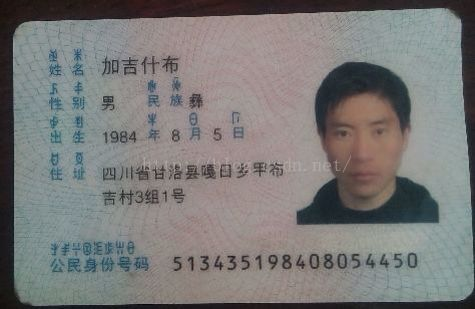
#> input picture example/utils/images/sfz_back1.png, 475 x 309 px, found by its file name
$ python correct.py
#> lines starting #> are read from the running program, lines starting #| are printed output that depends on the picture; after the words box and inside, x2 and y2 are one past the last pixel; in counts of white or black regions, pixels touching at a corner belong together
# Copyright 2019 ChangyuLiu Authors. All Rights Reserved.
# Licensed under the Apache License, Version 2.0 (the "License");
#   you may not use this file except in compliance with the License.
#   You may obtain a copy of the License at
#
#       http://www.apache.org/licenses/LICENSE-2.0
#
# Unless required by applicable law or agreed to in writing, software
# distributed under the License is distributed on an "AS IS" BASIS,
# WITHOUT WARRANTIES OR CONDITIONS OF ANY KIND, either express or implied.
# See the License for the specific language governing permissions and
# limitations under the License.
# ==============================================================================


import time

import cv2


def morphological_transformation(input_dir):
    """ Performs advanced morphological transformations.

    Args:
        input_dir: Input Picture Data Stream.

    Returns:
        Picture Data Stream after Rotation Correction Processing.

    """
#> called with input_dir = './sfz_back1.png'
    raw_image = cv2.imread(input_dir)
#> raw_image is the input picture: shape (309, 475, 3); mean B, G, R 120.8, 121.7, 122.7
    gray_image = cv2.cvtColor(raw_image, cv2.COLOR_BGR2GRAY)
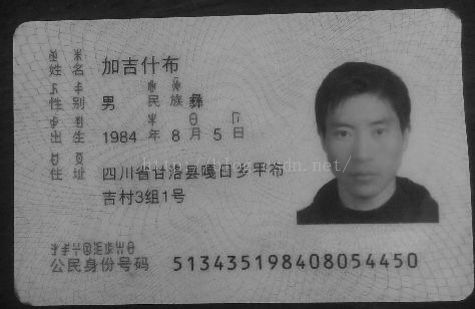
#> gray_image: shape (309, 475); min 6, max 178, mean 121.9

    # Gauss Fuzzy De-noising (Setting the Size of Convolution Kernel Affects
    # the Effect).
    blur_image = cv2.GaussianBlur(gray_image, (9, 9), 0)
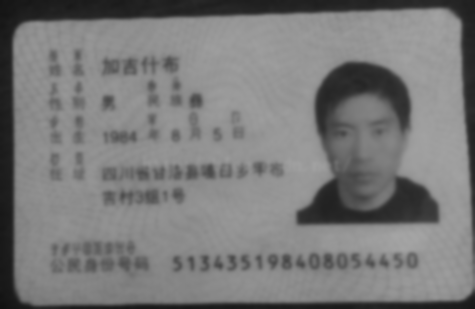
#> blur_image: shape (309, 475); min 17, max 165, mean 121.9
    # Setting threshold 165 (Threshold affects open-close operation effect).
    _, threshold = cv2.threshold(blur_image, 165, 255, cv2.THRESH_BINARY)
#> threshold: shape (309, 475); every value is 0
    # Define rectangular structural elements.
    kernel = cv2.getStructuringElement(cv2.MORPH_RECT, (5, 5))

    # Closed operation (link block)
    closed = cv2.morphologyEx(threshold, cv2.MORPH_CLOSE, kernel)
    # # Open Operations (De-noising Points)
    image = cv2.morphologyEx(closed, cv2.MORPH_OPEN, kernel)

    return raw_image, image


def correct_image(raw_image, image):
    """ Image Correction Processing Function.

    Args:
        raw_image: Image streams that need to be tailored.
        image: Picture streams after cropping.

    Returns:
        Correct picture flow.

    """
    # Finds contours in a binary image.
    contours, hierarchy = cv2.findContours(
        image, cv2.RETR_LIST, cv2.CHAIN_APPROX_SIMPLE)
#> contours = []

    # Rotating bounding box for calculating maximum contour
#> (the run stopped early here; a loop or call above may not have finished)

$ run again, with example/utils/images/sfz_back2.png copied over example/utils/images/sfz_back1.png
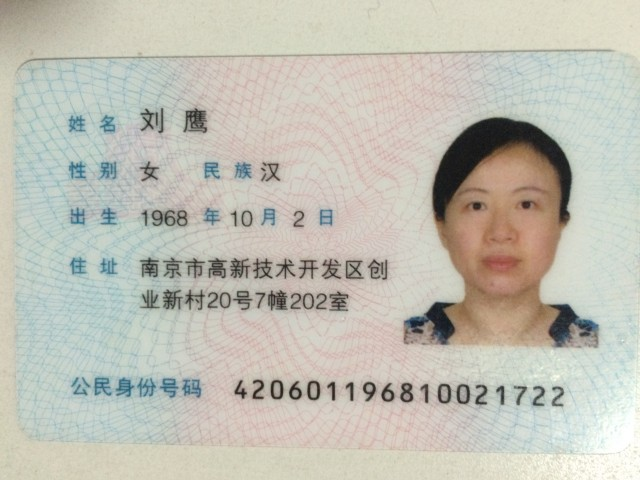
#> input picture example/utils/images/sfz_back2.png, 640 x 480 px, found by its file name
#> in morphological_transformation, raw_image is the input picture: shape (480, 640, 3); mean B, G, R 180.7, 191.3, 192.8
#> in morphological_transformation, `_, threshold = cv2.threshold(blur_image, 165, 255, cv2.THRESH_BINARY)`:
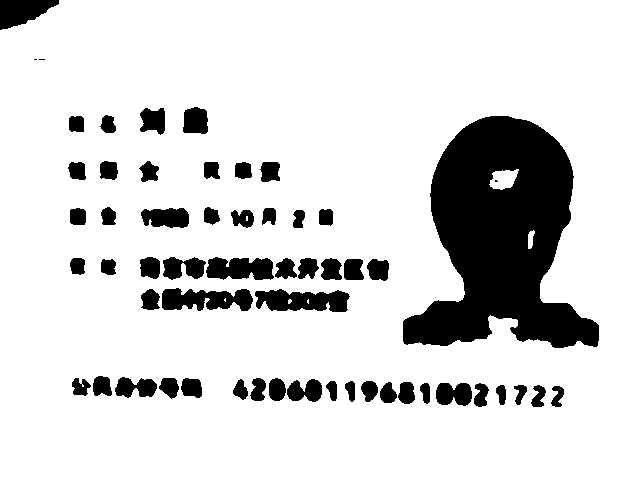
#> threshold: shape (480, 640); 84.6% white; 57 black regions (3 under 20 px), largest, box (x1, y1, x2, y2) and area: (403, 116, 599, 348) 26813, (255, 289, 350, 312) 1595, (162, 288, 253, 311) 1511
#> closed: shape (480, 640); 84.9% white; 58 black regions, largest, box (x1, y1, x2, y2) and area: (403, 116, 599, 348) 26768, (256, 290, 349, 312) 1560, (162, 289, 252, 311) 1472
#> contours = 45 contours, 1 with area under 20; largest, box (x1, y1, x2, y2) and area: (0, 0, 640, 480) 304950, (402, 115, 600, 349) 27737, (141, 288, 350, 313) 3822, (185, 257, 274, 281) 1716, (233, 377, 323, 402) 1546
#> max_contour = contour of 334 points, box (x1, y1, x2, y2) (402, 115, 600, 349), area 27737
#> min_area_rect = ((502.2, 231), (232.2, 197.3), -88.99)
#> in correct_image, `image = cv2.getRotationMatrix2D((cols / 2, rows / 2), min_area_rect[2]..`: image = [[0.0175, -1, 554.3], [1, 0.0175, -84.16]]
#> in correct_image, `correct_image = cv2.warpAffine(raw_image, image, (cols, rows))`:
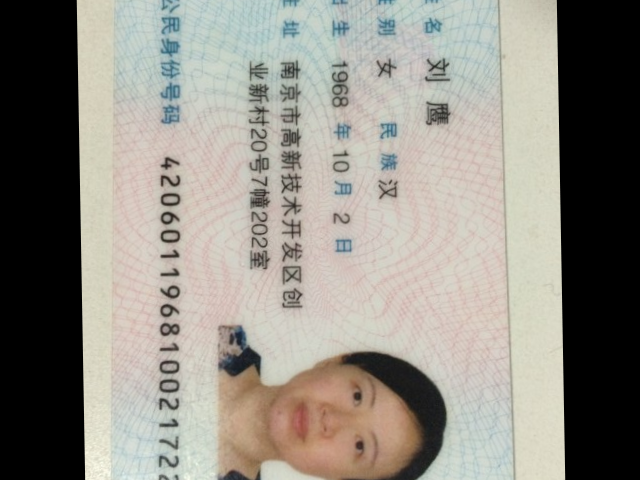
#> correct_image: shape (480, 640, 3); mean B, G, R 131.4, 139.7, 143.3

$ run again, with example/utils/images/sfz1.png copied over example/utils/images/sfz_back1.png
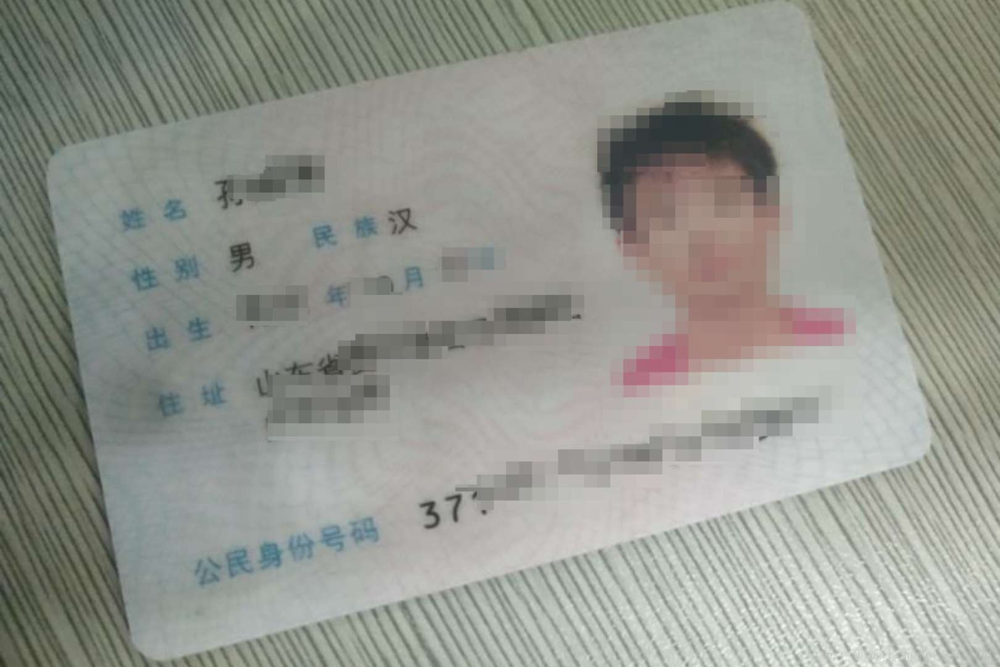
#> input picture example/utils/images/sfz1.png, 1000 x 667 px, shrunk from 1619 x 1080 before the run, found by its file name
#> in morphological_transformation, raw_image is the input picture: shape (667, 1000, 3); mean B, G, R 141.6, 149.4, 147.1
#> in morphological_transformation, `_, threshold = cv2.threshold(blur_image, 165, 255, cv2.THRESH_BINARY)`:
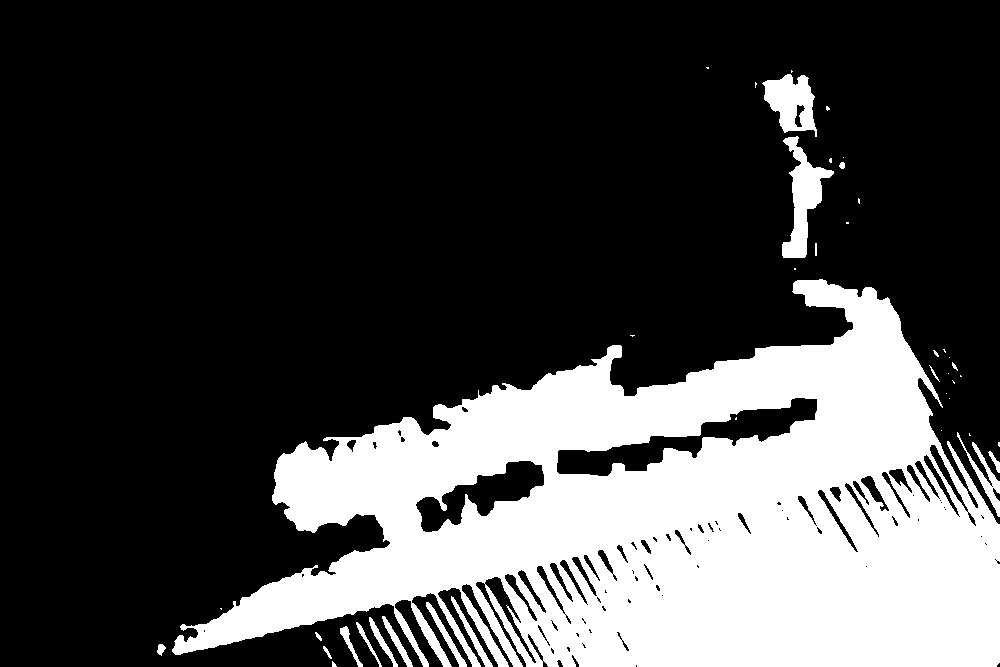
#> threshold: shape (667, 1000); 27.2% white; 42 white regions (24 under 20 px), largest, box (x1, y1, x2, y2) and area: (172, 279, 1000, 667) 174031, (782, 136, 834, 258) 2504, (762, 74, 817, 137) 2064
#> closed: shape (667, 1000); 28.2% white; 35 white regions (21 under 20 px), largest, box (x1, y1, x2, y2) and area: (172, 279, 1000, 667) 181773, (782, 136, 834, 258) 2526, (762, 70, 817, 137) 2144
#> contours = 33 contours, 6 with area under 20; largest, box (x1, y1, x2, y2) and area: (173, 280, 1000, 667) 188796, (556, 397, 818, 477) 6040, (416, 460, 545, 533) 3974, (782, 137, 832, 258) 2342, (764, 74, 815, 131) 2073
#> max_contour = contour of 150 points, box (x1, y1, x2, y2) (556, 397, 818, 477), area 6040
#> min_area_rect = ((687.9, 441.2), (270.4, 40.21), -12.43)
#> in correct_image, `image = cv2.getRotationMatrix2D((cols / 2, rows / 2), min_area_rect[2]..`: image = [[0.977, -0.215, 83.47], [0.215, 0.977, -99.78]]
#> in correct_image, `correct_image = cv2.warpAffine(raw_image, image, (cols, rows))`:
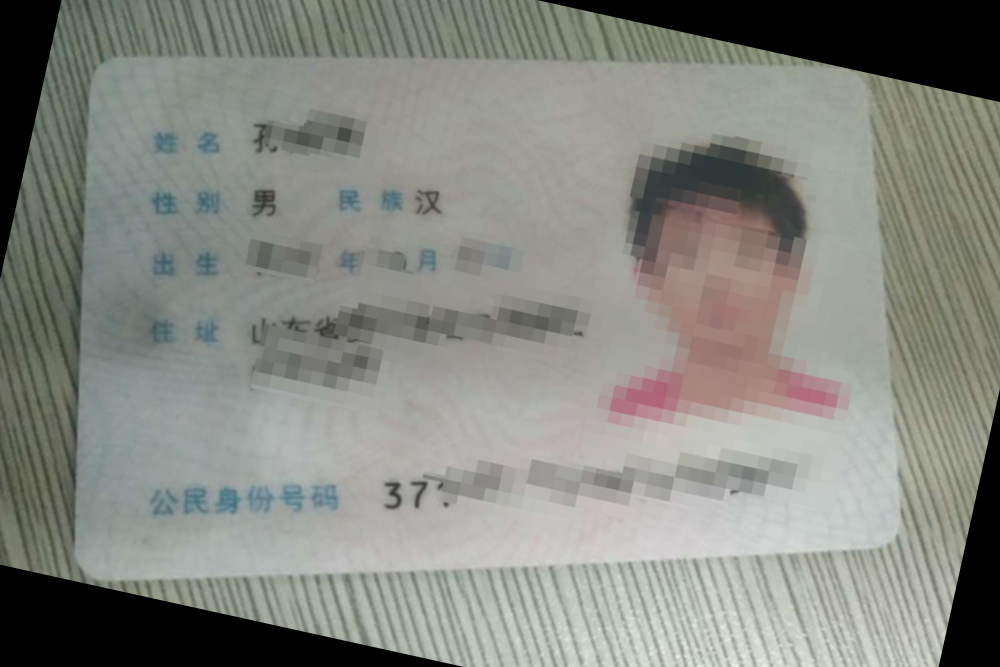
#> correct_image: shape (667, 1000, 3); mean B, G, R 128.7, 135.4, 133.6
